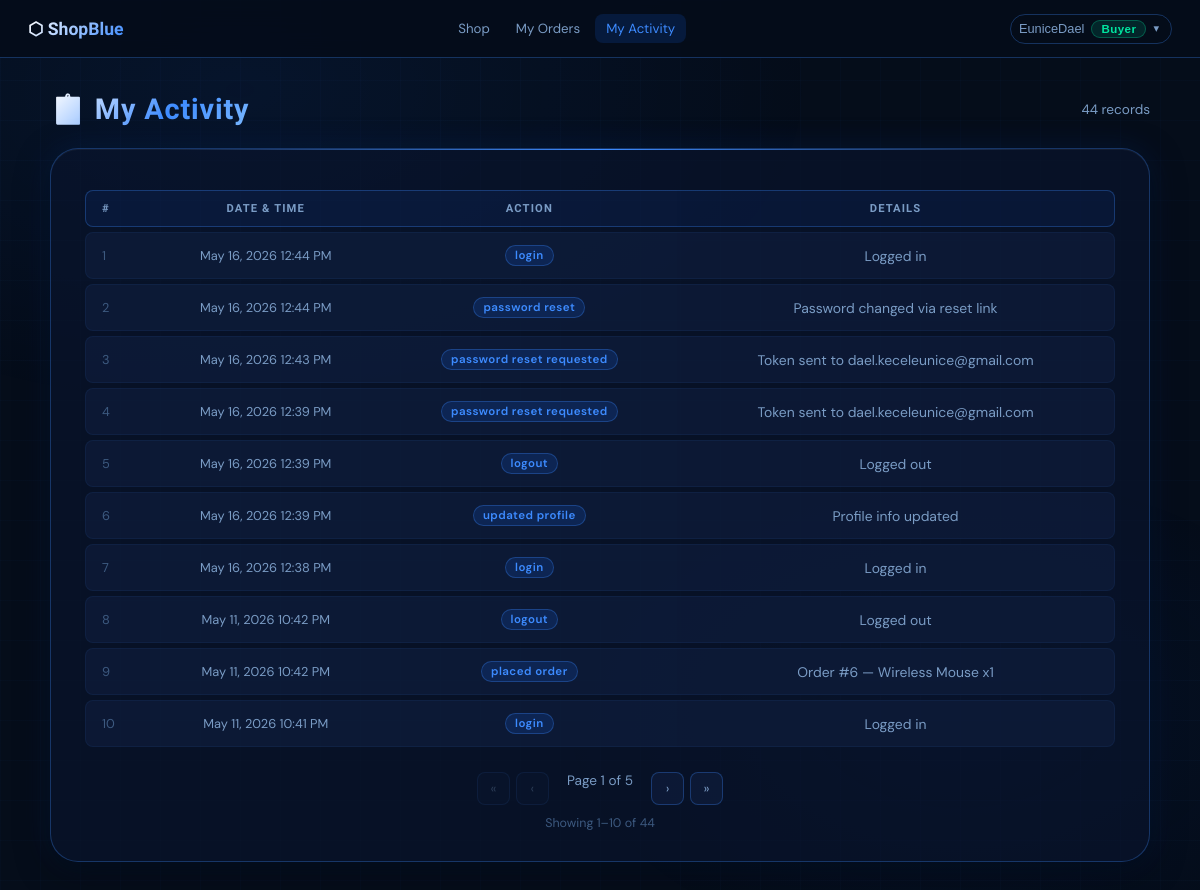
Page /activity_log.php (signed in) on the committed database.
### tables this page shows
CREATE TABLE `activity_logs` (
  `id` int(11) NOT NULL,
  `user_id` int(11) DEFAULT NULL,
  `action` varchar(100) NOT NULL,
  `details` text DEFAULT NULL,
  `created_at` timestamp NOT NULL DEFAULT current_timestamp()
);

### auth.php (called while the page is built, shortened)
<?php
$current_user_id  = $_SESSION['user_id'];
$current_role     = $_SESSION['role'];
?>

### activity_log.php (the view, shortened to what this page needs)
<?php
include 'auth.php';
include 'db.php';
$limit = 10;
$uri_query = parse_url($_SERVER['REQUEST_URI'], PHP_URL_QUERY) ?? '';
parse_str($uri_query, $uri_params);
$current_page  = isset($uri_params['page']) && is_numeric($uri_params['page']) ? max(1, intval($uri_params['page'])) : 1;
$start = ($current_page - 1) * $limit;
$total  = $conn->query("SELECT COUNT(*) FROM activity_logs WHERE user_id=$current_user_id")->fetch_row()[0];
$pages  = max(1, ceil($total / $limit));
$result = $conn->query("SELECT al.*, u.username FROM activity_logs al LEFT JOIN users u ON u.id=al.user_id WHERE al.user_id=$current_user_id ORDER BY al.created_at DESC LIMIT $start, $limit");
?>
<!DOCTYPE html>
<html lang="en">
<head><meta charset="UTF-8"><meta name="viewport" content="width=device-width,initial-scale=1">
<link rel="stylesheet" href="style.css">
</head>
<body>
<?php include 'nav.php'; ?>
<div class="page">
  <div class="page-header">
    <h1><?= $current_role === 'buyer' ? '📋 My Activity' : '📝 Activity Log' ?></h1>
    <span style="color:var(--muted);font-size:.85rem"><?= $total ?> record<?= $total != 1 ? 's' : '' ?></span>
  </div>
  <div class="card">
    <?php if ($total == 0): ?>
      <div class="empty">No activity recorded yet.</div>
    <?php else: ?>
      <table>
        <thead><tr><th>#</th><th>Date & Time</th><th>Action</th><th>Details</th></tr></thead>
        <tbody>
          <?php $row_num = $start + 1; while ($l = $result->fetch_assoc()): ?>
          <tr>
            <td style="color:var(--dim);font-size:.8rem"><?= $row_num++ ?></td>
            <td style="white-space:nowrap;color:var(--muted);font-size:.8rem"><?= date('M d, Y g:i A', strtotime($l['created_at'])) ?></td>
            <td><span class="badge badge-processing" style="text-transform:none"><?= htmlspecialchars(str_replace('_',' ',$l['action'])) ?></span></td>
            <td style="color:var(--muted)"><?= htmlspecialchars($l['details']) ?></td>
          </tr>
          <?php endwhile; ?>
        </tbody>
      </table>
      <?php if ($pages > 1): ?>
      <div class="pagination" style="margin-top:20px">
        <form method="POST" style="display:inline;flex-direction:unset">
          <button type="submit" class="pagination-btn" <?= $current_page <= 1 ? 'disabled style="opacity:.3"' : '' ?>>«</button>
        </form>
        <form method="POST" style="display:inline;flex-direction:unset">
          <button type="submit" class="pagination-btn" <?= $current_page <= 1 ? 'disabled style="opacity:.3"' : '' ?>>‹</button>
        </form>
        <span style="color:var(--muted);font-size:.85rem;padding:0 12px">
          Page <?= $current_page ?> of <?= $pages ?>
        </span>
        <form method="POST" style="display:inline;flex-direction:unset">
          <button type="submit" class="pagination-btn" <?= $current_page >= $pages ? 'disabled style="opacity:.3"' : '' ?>>›</button>
        </form>
        <form method="POST" style="display:inline;flex-direction:unset">
          <button type="submit" class="pagination-btn" <?= $current_page >= $pages ? 'disabled style="opacity:.3"' : '' ?>>»</button>
        </form>
      </div>
      <div style="text-align:center;margin-top:10px;font-size:.78rem;color:var(--dim)">
        Showing <?= $start + 1 ?>–<?= min($start + $limit, $total) ?> of <?= $total ?>
      </div>
      <?php endif; ?>
    <?php endif; ?>
  </div>
</div>
</body></html>

### style.css (style rules this page uses)
:root { --bg: #050d1a; --glass: rgba(10,20,45,0.65); --glass2: rgba(14,28,58,0.80); --blue: #1a6cff; --blue-hi: #3d8bff; --blue-soft: rgba(26,108,255,0.15); --blue-border: rgba(61,139,255,0.30); --blue-border2: rgba(61,139,255,0.65); --text: #e8f0ff; --muted: #7a9cc5; --dim: #3d5a80; --danger: #ff3b5c; --danger-soft: rgba(255,59,92,0.15); --success: #00e5a0; --success-soft: rgba(0,229,160,0.12); --warn: #ffaa00; --r-sm:8px; --r-md:14px; --r-lg:20px; --r-xl:28px; --shadow:0 8px 32px rgba(0,0,0,0.5); --glow:0 0 30px rgba(26,108,255,0.15); --t:all 0.22s cubic-bezier(0.4,0,0.2,1); }
*,*::before,*::after { box-sizing:border-box;margin:0;padding:0 }
html { scroll-behavior:smooth }
body { font-family:'DM Sans',sans-serif;background:var(--bg);color:var(--text);min-height:100vh;overflow-x:hidden }
body::before { content:'';position:fixed;inset:0;background:radial-gradient(ellipse 80% 60% at 20% 10%,rgba(26,108,255,.08) 0%,transparent 60%),radial-gradient(ellipse 60% 50% at 80% 80%,rgba(10,50,140,.12) 0%,transparent 55%);pointer-events:none;z-index:0 }
body::after { content:'';position:fixed;inset:0;background-image:linear-gradient(rgba(61,139,255,.025) 1px,transparent 1px),linear-gradient(90deg,rgba(61,139,255,.025) 1px,transparent 1px);background-size:40px 40px;pointer-events:none;z-index:0 }
.badge { display:inline-block;padding:2px 9px;border-radius:20px;font-size:.72rem;font-weight:600;letter-spacing:.04em;text-transform:capitalize }
.badge-processing { background:var(--blue-soft);color:var(--blue-hi);border:1px solid var(--blue-border) }
.page { position:relative;z-index:1;width:min(94%,1100px);margin:34px auto;animation:fadeUp .45s ease both }
.card { background:var(--glass);backdrop-filter:blur(20px);border:1px solid var(--blue-border);border-radius:var(--r-xl);padding:30px 34px;box-shadow:var(--shadow),var(--glow),inset 0 1px 0 rgba(255,255,255,.05);margin-bottom:20px;position:relative;overflow:hidden }
.card::before { content:'';position:absolute;top:0;left:10%;right:10%;height:1px;background:linear-gradient(90deg,transparent,var(--blue-hi),transparent) }
h1,h2,h3 { font-family:'Oxanium',sans-serif;letter-spacing:.03em }
h1 { font-size:1.8rem;font-weight:700;background:linear-gradient(135deg,#fff 0%,var(--blue-hi) 60%,#7ab8ff 100%);-webkit-background-clip:text;-webkit-text-fill-color:transparent;background-clip:text }
.page-header { display:flex;align-items:center;justify-content:space-between;flex-wrap:wrap;gap:12px;margin-bottom:22px }
form { display:flex;flex-direction:column;gap:10px }
table { width:100%;border-collapse:separate;border-spacing:0 5px;margin-top:6px }
thead th { font-family:'Oxanium',sans-serif;font-size:.7rem;font-weight:600;letter-spacing:.1em;text-transform:uppercase;color:var(--muted);padding:11px 16px;background:rgba(26,108,255,.08);border-top:1px solid var(--blue-border);border-bottom:1px solid var(--blue-border);text-align:center }
thead th:first-child { border-left:1px solid var(--blue-border);border-radius:var(--r-sm) 0 0 var(--r-sm);text-align:left }
thead th:last-child { border-right:1px solid var(--blue-border);border-radius:0 var(--r-sm) var(--r-sm) 0 }
tbody tr td { padding:12px 16px;text-align:center;background:var(--glass2);font-size:.87rem;border-top:1px solid rgba(61,139,255,.07);border-bottom:1px solid rgba(61,139,255,.07);transition:var(--t) }
tbody tr td:first-child { border-left:1px solid rgba(61,139,255,.07);border-radius:var(--r-sm) 0 0 var(--r-sm);text-align:left }
tbody tr td:last-child { border-right:1px solid rgba(61,139,255,.07);border-radius:0 var(--r-sm) var(--r-sm) 0 }
.pagination { display:flex;justify-content:center;gap:6px;margin-top:20px;flex-wrap:wrap }

### activity_log.php (style rules this page uses)
.pagination-btn { display:inline-flex;align-items:center;justify-content:center;width:33px;height:33px;background:var(--glass2);color:var(--muted);border:1px solid var(--blue-border);border-radius:var(--r-sm);font-size:.83rem;cursor:pointer;transition:var(--t);font-family:'DM Sans',sans-serif }

### rows in the picture
activity_logs: created_at "May 16, 2026 12:44 PM", action "login", details "Logged in"
activity_logs: created_at "May 16, 2026 12:44 PM", action "password reset", details "Password changed via reset link"
activity_logs: created_at "May 16, 2026 12:43 PM", action "password reset requested", details "Token sent to dael.keceleunice@gmail.com"
activity_logs: created_at "May 16, 2026 12:39 PM", action "password reset requested", details "Token sent to dael.keceleunice@gmail.com"
activity_logs: created_at "May 16, 2026 12:39 PM", action "logout", details "Logged out"
activity_logs: created_at "May 16, 2026 12:39 PM", action "updated profile", details "Profile info updated"
activity_logs: created_at "May 16, 2026 12:38 PM", action "login", details "Logged in"
activity_logs: created_at "May 11, 2026 10:42 PM", action "logout", details "Logged out"
activity_logs: created_at "May 11, 2026 10:42 PM", action "placed order", details "Order #6 — Wireless Mouse x1"
activity_logs: created_at "May 11, 2026 10:41 PM", action "login", details "Logged in"

### other values in the picture
$current_username "EuniceDael"
$current_role "Buyer"
$total "44"
$current_page "1"
$pages "5"
$start + 1 "1"
min($start + $limit, $total) "10"
